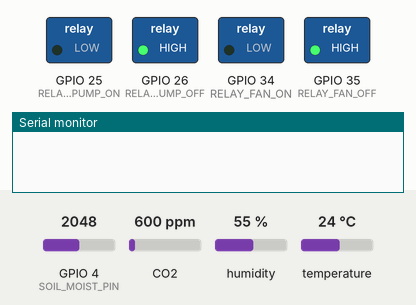
The sketch below on a simulated ESP32. Shown: switched loads named in the sketch (green lamp = pin HIGH), the last lines printed to the serial monitor. The test bench sets the inputs (shaded band); at power-on: GPIO 4 (SOIL_MOIST_PIN) = 2048, CO2 600 ppm, humidity 55 %, temperature 24 °C. WiFi joins after 1.5 s; servers stay silent unless stated.

Above: at 0.1 s.
At 62.4 s:
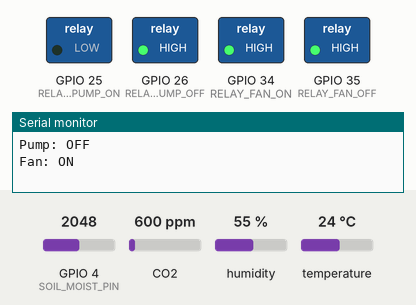
Timing chart, 0 to 63.9 s (numbered marks = the images above):
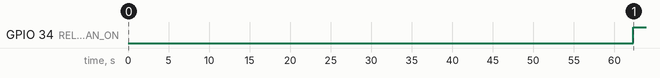

The sketch:

blynk_web_esp32.ino
```cpp
#define BLYNK_PRINT Serial

#include <WiFi.h>
#include <WiFiClient.h>
#include <BlynkSimpleEsp32.h>
#include <DHT.h>
#include "MQ135.h"
#include <WebServer.h>

WebServer server(80);
WidgetLED PUMP(V0); //đèn trạng thái bơm
WidgetLED FAN(V1); //đèn trạng thái quạt

#define DHTPIN 2
#define MQ135_PIN 5
#define SOIL_MOIST_PIN 4

MQ135 mq135_sensor = MQ135(MQ135_PIN);
//Latching relay
#define RELAY_PUMP_ON 25
#define RELAY_PUMP_OFF 26
#define RELAY_FAN_ON 34
#define RELAY_FAN_OFF 35

#define DHTTYPE DHT22

#define DRY_SOIL      66
#define WET_SOIL      85
#define COLD_TEMP     12
#define HOT_TEMP      22

//Timer
#define READ_SOIL_HUM_TM  10L //Đọc cảm biến ẩm đất
#define READ_AIR_DATA_TM  1L  //Đọc DHT MQ135
#define DISPLAY_DATA_TM   10L //Gửi dữ liệu lên terminal
#define SEND_UP_DATA_TM   10L //Gửi dữ liệu lên blynk
#define AUTO_CTRL_TM      60L //Tự động

//Token Blynk và wifi
char auth[] = "sz8QlUjDAHqVp3ugF1MrwPntXxfQA4NN"; // Blynk token
char ssid[] = "Tran van suot"; //Tên wifi
char pass[] = "12345678"; //Mật khẩu

//Biến lưu giá trị sensor
float humDHT = 0;
float tempDHT = 0;
float ppmMQ = 0;
float ppm = 0;
int soilMoist = 0;

boolean pumpStatus = 0;
boolean fanStatus = 0;

SimpleTimer timer;

DHT dht(DHTPIN, DHTTYPE);

void setup()  {
  pinMode(RELAY_PUMP_ON, OUTPUT);
  pinMode(RELAY_PUMP_OFF, OUTPUT);
  pinMode(RELAY_FAN_ON, OUTPUT);
  pinMode(RELAY_FAN_OFF, OUTPUT);


  Serial.begin(115200);
  digitalWrite(RELAY_PUMP_OFF, HIGH); //Đưa bơm và quạt về trạng thái tắt trong trường hợp mạch bị mất nguồn
  digitalWrite(RELAY_FAN_OFF, HIGH);
  dht.begin();
  Blynk.begin(auth, ssid, pass);
  PUMP.off();
  FAN.off();

  Serial.println("Connecting to ");
  Serial.println(ssid);

  WiFi.begin(ssid, pass);
  while (WiFi.status() != WL_CONNECTED) {
  delay(1000);
  Serial.print(".");
  }
  Serial.println("");
  Serial.println("WiFi connected..!");
  Serial.print("Got IP: ");  Serial.println(WiFi.localIP());

  server.on("/", handle_OnConnect);
  server.onNotFound(handle_NotFound);

  startTimers();
  server.begin();
  Serial.println("HTTP server started");
}

void loop() {
  timer.run();
  Blynk.run();
  server.handleClient();
}

void handle_NotFound(){
  server.send(404, "text/plain", "Not found");
}

void handle_OnConnect() {
  server.send(200, "text/html", SendHTML(tempDHT, humDHT, ppmMQ, soilMoist, pumpStatus, fanStatus));
}

String SendHTML(float temp, float hum, float ppm, int moist, boolean pump, boolean fan) {
  String ptr = "<!DOCTYPE html> <html>\n";
  ptr +="<head><meta name=\"viewport\" content=\"width=device-width, initial-scale=1.0, user-scalable=no\">\n";
  ptr +="<title>Plant Monitoring by ESP32</title>\n";
  ptr +="<script>\n";
  ptr +="setInterval(loadDoc,200);\n";
  ptr +="function loadDoc() {\n";
  ptr +="var xhttp = new XMLHttpRequest();\n";
  ptr +="xhttp.onreadystatechange = function() {\n";
  ptr +="if (this.readyState == 4 && this.status == 200) {\n";
  ptr +="document.getElementById(\"webpage\").innerHTML =this.responseText}\n";
  ptr +="};\n";
  ptr +="xhttp.open(\"GET\", \"/\", true);\n";
  ptr +="xhttp.send();\n";
  ptr +="}\n";
  ptr +="</script>\n";
  ptr +="</head>\n";

  ptr +="<body>\n";
  ptr +="<h1>Plant Monitoring by ESP32 </h1>\n";
  ptr +="<h2>Temperature: " + String((float)temp,1) + " C </h2>\n";
  //ptr +=(int)temp;
  //ptr +="<h1> Celsius</h1>\n";
  ptr +="<h2>Humidity: " + String((float)hum,1) + " % </h2>";
  //ptr +=(int)hum;
  //ptr +="<h1>%</h1>\n";
  ptr +="<h2>Soil Moisture: " + String((float)moist,1) + " %</h2>";
  //ptr +=(int)moist;
  //ptr +="<h1>%</h1>\n";
  ptr +="<h2>PPM: " + String((float)ppm,1) + " ppm</h2>";
  //ptr +=(int)ppm;
  //ptr +="<h1>ppm</h1>\n";
  //ptr +="<h1>Pump: </h1>";
  if (pump){
    ptr +="<h2>Pump: ON</h2>\n";
  }
  else {
    ptr +="<h2>Pump: OFF</h2>\n";
  }
  //ptr +="<h1>Fan: </h1>";
  if (fan){
    ptr +="<h2>Fan: ON</h2>\n";
  }
  else {
    ptr +="<h2>Fan: OFF</h2>\n";
  }
  ptr +="</body>\n";
  ptr +="</html>\n";
  return ptr;
}

void getSoilMoist(){
  int i = 0;
  soilMoist = 0;
  for (i = 0; i < 10; i++)  //
  {
    soilMoist += analogRead(SOIL_MOIST_PIN); //Đọc giá trị cảm biến độ ẩm đất
    delay(50);   // Đợi đọc giá trị ADC
  }
  soilMoist = soilMoist / (i);
  soilMoist = map(soilMoist, 0, 1023, 0, 100);
}

void getDhtMqData(){
  tempDHT = dht.readTemperature();
  humDHT = dht.readHumidity();
  if (isnan(humDHT) || isnan(tempDHT))   // Kiểm tra kết nối lỗi thì thông báo.
  {
    Serial.println("Failed to read from DHT sensor!");
  }
  ppm = mq135_sensor.getPPM();
  ppmMQ = mq135_sensor.getCorrectedPPM(tempDHT, humDHT);
}
void printData(){
  Serial.print("Humidity: ");
  Serial.print(humDHT);
  Serial.print(" %\t");
  Serial.print("Temperature: ");
  Serial.print(tempDHT);
  Serial.print(" *C\t");
  Serial.print("Soil Moisture: ");
  Serial.print(soilMoist);
  Serial.print(" %\t");
  Serial.print("PPM: ");
  Serial.print(ppmMQ);
  Serial.println(" ppm");

  Serial.print("Pump: ");
  if(pumpStatus) {
    Serial.println("ON");
  }
  else {
    Serial.println("OFF");
  }
  Serial.print("Fan: ");
  if(fanStatus) {
    Serial.println("ON");
  }
  else {
    Serial.println("OFF");
  }
}

void autoControl (){
  if (soilMoist < DRY_SOIL){
    if (pumpStatus == 0){
      pumpStatus = !pumpStatus;
      digitalWrite(RELAY_PUMP_ON, HIGH);
      PUMP.on();
    }
  }
  if (soilMoist >= WET_SOIL) {
    if (pumpStatus) {
      pumpStatus = !pumpStatus;
      digitalWrite(RELAY_PUMP_OFF, HIGH);
      PUMP.off();
    }
  }
  if (tempDHT < HOT_TEMP){
    if (fanStatus) {
      fanStatus = !fanStatus;
      digitalWrite(RELAY_FAN_OFF, HIGH);
      FAN.off();
    }
  }
  if (tempDHT >= HOT_TEMP) {
    if (fanStatus == 0) {
      fanStatus = !fanStatus;
      digitalWrite(RELAY_FAN_ON, HIGH);
      FAN.on();
    }
  }
}

void startTimers() {
  timer.setInterval(READ_AIR_DATA_TM * 1000, getDhtMqData);
  timer.setInterval(READ_SOIL_HUM_TM * 1000, getSoilMoist);
  timer.setInterval(SEND_UP_DATA_TM * 1000, sendUptime);
  timer.setInterval(AUTO_CTRL_TM * 1000, autoControl);
  timer.setInterval(DISPLAY_DATA_TM * 1000, printData);
}

void sendUptime() {
  Blynk.virtualWrite(10, tempDHT); //Nhiệt độ với pin V10
  Blynk.virtualWrite(11, humDHT); // Độ ẩm với pin V11
  Blynk.virtualWrite(12, soilMoist); // Độ ẩm đất với V12
  Blynk.virtualWrite(13, ppmMQ); //PPM với V13
}
```

Measured:
- by itself, GPIO 34 (RELAY_FAN_ON): LOW → HIGH at 62.3 s
